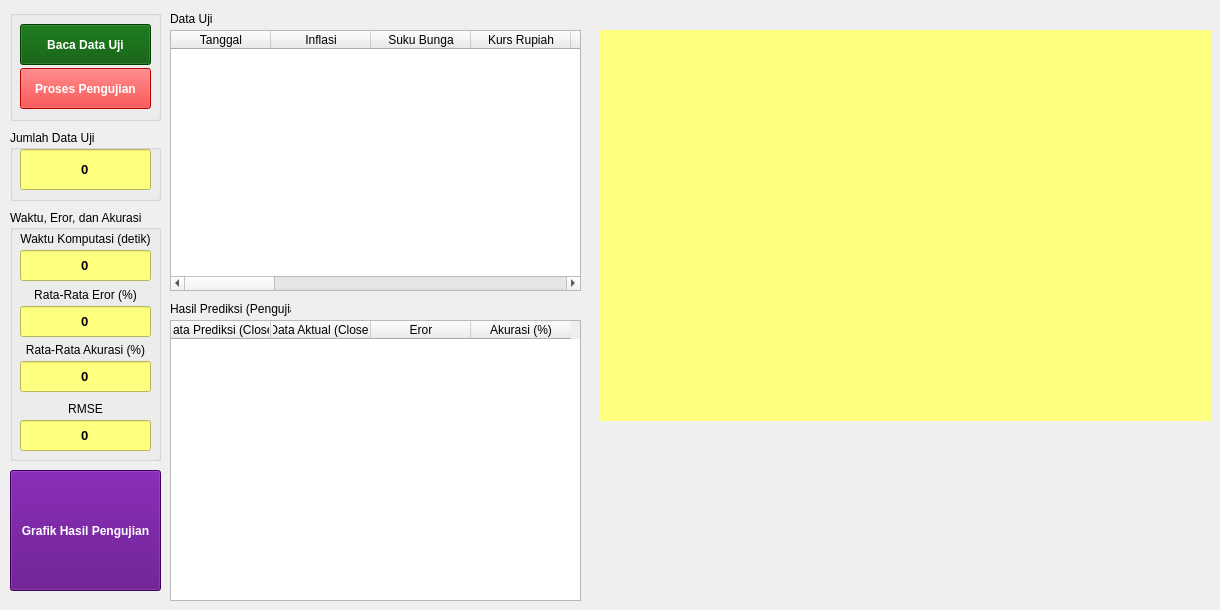
    <widget class="QWidget" name="tab_2">
     <attribute name="title">
      <string>Proses Pengujian</string>
     </attribute>
     <widget class="QGroupBox" name="groupBox_6">
      <property name="geometry">
       <rect>
        <x>10</x>
        <y>10</y>
        <width>151</width>
        <height>111</height>
       </rect>
      </property>
      <property name="title">
       <string/>
      </property>
      <widget class="QPushButton" name="btnProsesPengujian">
       <property name="geometry">
        <rect>
         <x>10</x>
         <y>58</y>
         <width>131</width>
         <height>41</height>
        </rect>
       </property>
       <property name="font">
        <font>
         <weight>75</weight>
         <bold>true</bold>
        </font>
       </property>
       <property name="styleSheet">
        <string notr="true">background-color: rgb(255, 0, 0);
color: rgb(255, 255, 255);</string>
       </property>
       <property name="text">
        <string>Proses Pengujian</string>
       </property>
      </widget>
      <widget class="QPushButton" name="btnBacaDataUji">
       <property name="geometry">
        <rect>
         <x>10</x>
         <y>14</y>
         <width>131</width>
         <height>41</height>
        </rect>
       </property>
       <property name="font">
        <font>
         <weight>75</weight>
         <bold>true</bold>
        </font>
       </property>
       <property name="styleSheet">
        <string notr="true">color: rgb(255, 255, 255);
background-color: rgb(0, 85, 0);</string>
       </property>
       <property name="text">
        <string>Baca Data Uji</string>
       </property>
      </widget>
     </widget>
     <widget class="QGroupBox" name="groupBox_10">
      <property name="geometry">
       <rect>
        <x>10</x>
        <y>130</y>
        <width>151</width>
        <height>71</height>
       </rect>
      </property>
      <property name="title">
       <string>Jumlah Data Uji</string>
      </property>
      <widget class="QLineEdit" name="editJumlahDataUji">
       <property name="geometry">
        <rect>
         <x>10</x>
         <y>19</y>
         <width>131</width>
         <height>41</height>
        </rect>
       </property>
       <property name="font">
        <font>
         <pointsize>10</pointsize>
         <weight>75</weight>
         <bold>true</bold>
        </font>
       </property>
       <property name="styleSheet">
        <string notr="true">background-color: rgb(255, 255, 127);</string>
       </property>
       <property name="text">
        <string>0</string>
       </property>
       <property name="alignment">
        <set>Qt::AlignCenter</set>
       </property>
      </widget>
     </widget>
     <widget class="QGroupBox" name="groupBox_11">
      <property name="geometry">
       <rect>
        <x>10</x>
        <y>210</y>
        <width>151</width>
        <height>251</height>
       </rect>
      </property>
      <property name="title">
       <string>Waktu, Eror, dan Akurasi</string>
      </property>
      <widget class="QLineEdit" name="editWaktuPengujian">
       <property name="geometry">
        <rect>
         <x>10</x>
         <y>40</y>
         <width>131</width>
         <height>31</height>
        </rect>
       </property>
       <property name="font">
        <font>
         <pointsize>10</pointsize>
         <weight>75</weight>
         <bold>true</bold>
        </font>
       </property>
       <property name="styleSheet">
        <string notr="true">background-color: rgb(255, 255, 127);</string>
       </property>
       <property name="text">
        <string>0</string>
       </property>
       <property name="alignment">
        <set>Qt::AlignCenter</set>
       </property>
      </widget>
      <widget class="QLabel" name="label_16">
       <property name="geometry">
        <rect>
         <x>10</x>
         <y>20</y>
         <width>131</width>
         <height>17</height>
        </rect>
       </property>
       <property name="text">
        <string>Waktu Komputasi (detik)</string>
       </property>
       <property name="alignment">
        <set>Qt::AlignCenter</set>
       </property>
      </widget>
      <widget class="QLineEdit" name="editEror">
       <property name="geometry">
        <rect>
         <x>10</x>
         <y>96</y>
         <width>131</width>
         <height>31</height>
        </rect>
       </property>
       <property name="font">
        <font>
         <pointsize>10</pointsize>
         <weight>75</weight>
         <bold>true</bold>
        </font>
       </property>
       <property name="styleSheet">
        <string notr="true">background-color: rgb(255, 255, 127);</string>
       </property>
       <property name="text">
        <string>0</string>
       </property>
       <property name="alignment">
        <set>Qt::AlignCenter</set>
       </property>
      </widget>
      <widget class="QLabel" name="label_17">
       <property name="geometry">
        <rect>
         <x>10</x>
         <y>76</y>
         <width>131</width>
         <height>17</height>
        </rect>
       </property>
       <property name="text">
        <string>Rata-Rata Eror (%)</string>
       </property>
       <property name="alignment">
        <set>Qt::AlignCenter</set>
       </property>
      </widget>
      <widget class="QLabel" name="label_18">
       <property name="geometry">
        <rect>
         <x>10</x>
         <y>131</y>
         <width>131</width>
         <height>17</height>
        </rect>
       </property>
       <property name="text">
        <string>Rata-Rata Akurasi (%)</string>
       </property>
       <property name="alignment">
        <set>Qt::AlignCenter</set>
       </property>
      </widget>
      <widget class="QLineEdit" name="editAkurasi">
       <property name="geometry">
        <rect>
         <x>10</x>
         <y>151</y>
         <width>131</width>
         <height>31</height>
        </rect>
       </property>
       <property name="font">
        <font>
         <pointsize>10</pointsize>
         <weight>75</weight>
         <bold>true</bold>
        </font>
       </property>
       <property name="styleSheet">
        <string notr="true">background-color: rgb(255, 255, 127);</string>
       </property>
       <property name="text">
        <string>0</string>
       </property>
       <property name="alignment">
        <set>Qt::AlignCenter</set>
       </property>
      </widget>
      <widget class="QLabel" name="label_20">
       <property name="geometry">
        <rect>
         <x>10</x>
         <y>190</y>
         <width>131</width>
         <height>17</height>
        </rect>
       </property>
       <property name="text">
        <string>RMSE</string>
       </property>
       <property name="alignment">
        <set>Qt::AlignCenter</set>
       </property>
      </widget>
      <widget class="QLineEdit" name="editRMSEPengujian">
       <property name="geometry">
        <rect>
         <x>10</x>
         <y>210</y>
         <width>131</width>
         <height>31</height>
        </rect>
       </property>
       <property name="font">
        <font>
         <pointsize>10</pointsize>
         <weight>75</weight>
         <bold>true</bold>
        </font>
       </property>
       <property name="styleSheet">
        <string notr="true">background-color: rgb(255, 255, 127);</string>
       </property>
       <property name="text">
        <string>0</string>
       </property>
       <property name="alignment">
        <set>Qt::AlignCenter</set>
       </property>
      </widget>
     </widget>
     <widget class="QPushButton" name="btnGrafikHasilPengujian">
      <property name="geometry">
       <rect>
        <x>10</x>
        <y>470</y>
        <width>151</width>
        <height>121</height>
       </rect>
      </property>
      <property name="font">
       <font>
        <weight>75</weight>
        <bold>true</bold>
       </font>
      </property>
      <property name="styleSheet">
       <string notr="true">background-color: rgb(85, 0, 127);
color: rgb(255, 255, 255);</string>
      </property>
      <property name="text">
       <string>Grafik Hasil Pengujian</string>
      </property>
     </widget>
     <widget class="QLabel" name="label_19">
      <property name="geometry">
       <rect>
        <x>170</x>
        <y>10</y>
        <width>121</width>
        <height>17</height>
       </rect>
      </property>
      <property name="text">
       <string>Data Uji</string>
      </property>
      <property name="alignment">
       <set>Qt::AlignLeading|Qt::AlignLeft|Qt::AlignVCenter</set>
      </property>
     </widget>
     <widget class="QTableWidget" name="tblDataUji">
      <property name="geometry">
       <rect>
        <x>170</x>
        <y>30</y>
        <width>411</width>
        <height>261</height>
       </rect>
      </property>
      <column>
       <property name="text">
        <string>Tanggal</string>
       </property>
      </column>
      <column>
       <property name="text">
        <string>Inflasi</string>
       </property>
      </column>
      <column>
       <property name="text">
        <string>Suku Bunga</string>
       </property>
      </column>
      <column>
       <property name="text">
        <string>Kurs Rupiah</string>
       </property>
      </column>
      <column>
       <property name="text">
        <string>Open</string>
       </property>
      </column>
      <column>
       <property name="text">
        <string>High</string>
       </property>
      </column>
      <column>
       <property name="text">
        <string>Low</string>
       </property>
      </column>
      <column>
       <property name="text">
        <string>Volume</string>
       </property>
      </column>
      <column>
       <property name="text">
        <string>Close/Keluaran Sebenarnya</string>
       </property>
      </column>
      <column>
       <property name="text">
        <string>Inflasi Norm</string>
       </property>
      </column>
      <column>
       <property name="text">
        <string>Suku Bunga Norm</string>
       </property>
      </column>
      <column>
       <property name="text">
        <string>Kurs Rupiah Norm</string>
       </property>
      </column>
      <column>
       <property name="text">
        <string>Open Norm</string>
       </property>
      </column>
      <column>
       <property name="text">
        <string>High Norm</string>
       </property>
      </column>
      <column>
       <property name="text">
        <string>Low Norm</string>
       </property>
      </column>
      <column>
       <property name="text">
        <string>Volume Norm</string>
       </property>
      </column>
      <column>
       <property name="text">
        <string>Close/Keluaran Sebenarnya Norm</string>
       </property>
      </column>
     </widget>
     <widget class="QTableWidget" name="tblHasilPengujian">
      <property name="geometry">
       <rect>
        <x>170</x>
        <y>320</y>
        <width>411</width>
        <height>281</height>
       </rect>
      </property>
      <column>
       <property name="text">
        <string>Data Prediksi (Close)</string>
       </property>
      </column>
      <column>
       <property name="text">
        <string>Data Aktual (Close)</string>
       </property>
      </column>
      <column>
       <property name="text">
        <string>Eror</string>
       </property>
      </column>
      <column>
       <property name="text">
        <string>Akurasi (%)</string>
       </property>
      </column>
     </widget>
     <widget class="QLabel" name="label_12">
      <property name="geometry">
       <rect>
        <x>170</x>
        <y>300</y>
        <width>121</width>
        <height>17</height>
       </rect>
      </property>
      <property name="text">
       <string>Hasil Prediksi (Pengujian)</string>
      </property>
      <property name="alignment">
       <set>Qt::AlignLeading|Qt::AlignLeft|Qt::AlignVCenter</set>
      </property>
     </widget>
     <widget class="grafik" name="widgetGrafikHasilPengujian" native="true">
      <property name="geometry">
       <rect>
        <x>600</x>
        <y>30</y>
        <width>611</width>
        <height>391</height>
       </rect>
      </property>
      <property name="styleSheet">
       <string notr="true">background-color: rgb(255, 255, 127);</string>
      </property>
     </widget>
    </widget>
